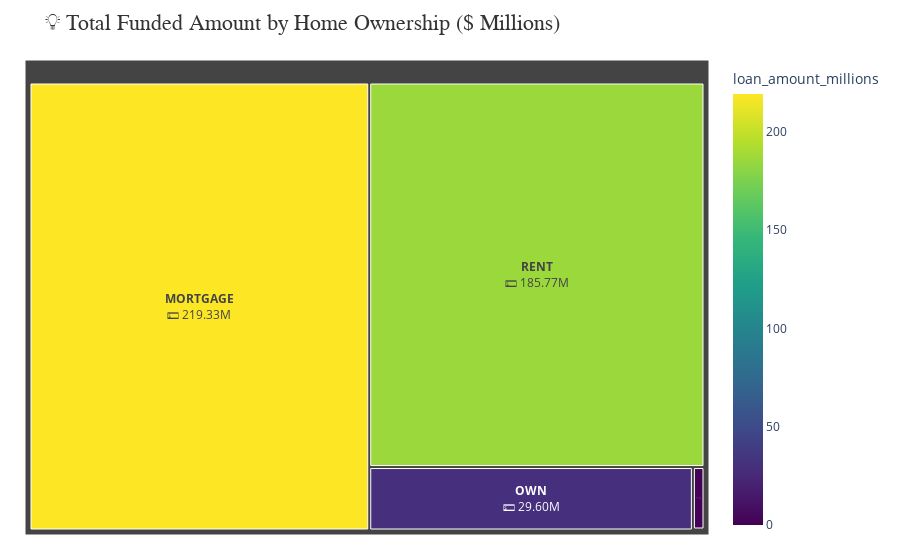

Notebook code cell kept with this figure:
### Markdown cell above
## Home Ownership by Total Funded Amount

### Code cell
fig = px.treemap(
    home_funding,
    path=['home_ownership'],
    values='loan_amount_millions',
    color='loan_amount_millions',
    color_continuous_scale='Viridis',  # bolder, modern color scale
    title='💡 Total Funded Amount by Home Ownership ($ Millions)'
)

fig.update_traces(
    texttemplate="<b>%{label}</b><br>💵 %{value:.2f}M",
    textposition="middle center"
)

fig.update_layout(
    title_font=dict(size=22, family="Arial Black", color="#333"),
    margin=dict(t=60, l=25, r=25, b=25)
)

fig.show()

### Figure 1 — Plotly figure (JSON) as saved in the notebook; plotly's stock layout.template omitted (floating-point values rounded to 4 significant figures)
{"data": [{"branchvalues": "total", "customdata": [[219.3], [0.0168], [1.045], [29.6], [185.8]], "domain": {"x": [0, 1], "y": [0, 1]}, "hovertemplate": "labels=%{label}<br>loan_amount_millions_sum=%{value}<br>parent=%{parent}<br>id=%{id}<br>loan_amount_millions=%{color}<extra></extra>", "ids": ["MORTGAGE", "NONE", "OTHER", "OWN", "RENT"], "labels": ["MORTGAGE", "NONE", "OTHER", "OWN", "RENT"], "marker": {"coloraxis": "coloraxis", "colors": [219.3, 0.0168, 1.045, 29.6, 185.8]}, "name": "", "parents": ["", "", "", "", ""], "textposition": "middle center", "texttemplate": "<b>%{label}</b><br>💵 %{value:.2f}M", "type": "treemap", "values": [219.3, 0.0168, 1.045, 29.6, 185.8]}], "layout": {"coloraxis": {"colorbar": {"title": {"text": "loan_amount_millions"}}, "colorscale": [[0, "#440154"], [0.1111, "#482878"], [0.2222, "#3e4989"], [0.3333, "#31688e"], [0.4444, "#26828e"], [0.5556, "#1f9e89"], [0.6667, "#35b779"], [0.7778, "#6ece58"], [0.8889, "#b5de2b"], [1, "#fde725"]]}, "legend": {"tracegroupgap": 0}, "margin": {"b": 25, "l": 25, "r": 25, "t": 60}, "title": {"font": {"color": "#333", "family": "Arial Black", "size": 22}, "text": "💡 Total Funded Amount by Home Ownership ($ Millions)"}}}
